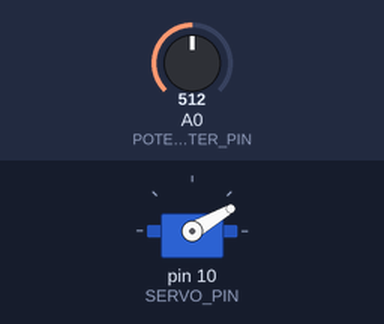
Bench run of a sketch on a simulated Arduino Uno, built with avr-gcc and run on an emulated ATmega328P. On the bench: servo. The inputs (shaded band) are chosen by the test bench; at power-on: A0 (POTENTIOMETER_PIN) = 512. What the sketch prints to the serial monitor is not drawn.

Above: at 1.2 s.
1.3 s: A0 (POTENTIOMETER_PIN) set to 716
At 2.5 s:
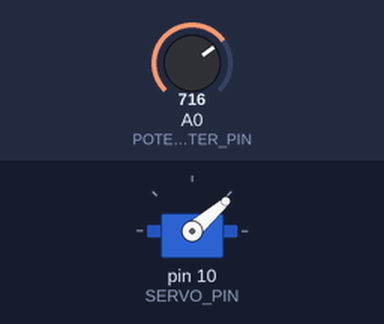
2.8 s: A0 (POTENTIOMETER_PIN) set to 1023
At 3.8 s:
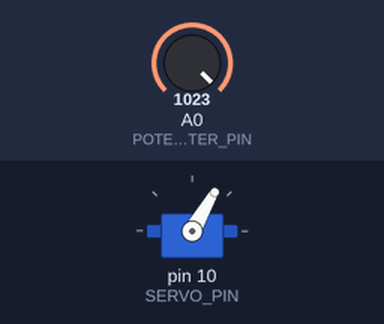
4.3 s: A0 (POTENTIOMETER_PIN) set to 306
At 5.0 s:
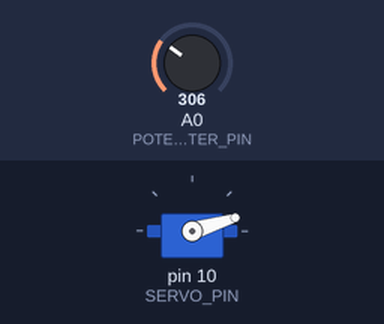
Timing chart, 0 to 7.3 s (numbered marks = the images above; inputs shaded):
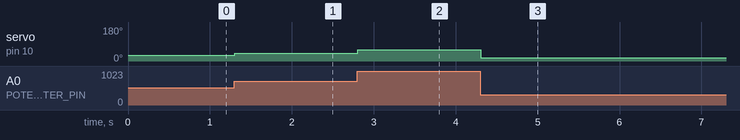

The sketch:

servo_control.ino
```cpp
#include <Servo.h>

#define POTENTIOMETER_PIN A0
#define SERVO_PIN 10

Servo pickServo;

void setup() {
  // put your setup code here, to run once:
  pickServo.attach(SERVO_PIN);
  Serial.begin(115200);
  pinMode(POTENTIOMETER_PIN, INPUT);
}

void loop() {
  // put your main code here, to run repeatedly:
  int potVal = analogRead(POTENTIOMETER_PIN);
  int servoAngle = map(potVal, 0, 1023, 0, 60);
  Serial.println("potVal: " + String(potVal));
  Serial.println("servoAngle: " + String(servoAngle));

  pickServo.write(servoAngle);
}
```

Measured:
- after the input at 1.3 s, servo on pin 10 (SERVO_PIN): 30° → 41° at once
- after the input at 2.8 s, servo on pin 10 (SERVO_PIN): 41° → 60° at once
- after the input at 4.3 s, servo on pin 10 (SERVO_PIN): 60° → 17° at once
